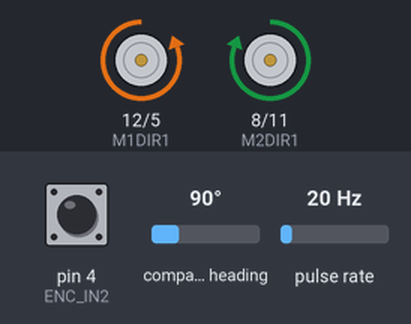
Bench run of a sketch on a simulated Arduino Uno, built with avr-gcc and run on an emulated ATmega328P. Shown: motor-driver pin pairs drawn as motors (green arrow = first pin HIGH = forward, orange = second pin HIGH = backward, longer = more drive, scaled by the enable pin). Wiring (inferred from the names in the program): pulse sensor: data pin 3. The test bench sets the inputs (shaded band); at power-on: compass heading 90°, pin 4 (ENC_IN2) HIGH, pulse rate 20 Hz. What the sketch prints to the serial monitor is not drawn.

Above: at 1.2 s.
1.3 s: compass heading set to 11°
2.8 s: compass heading set to 8°
At 3.1 s:
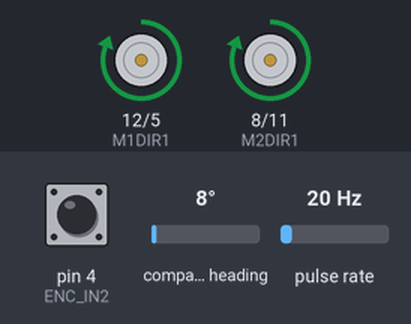
4.3 s: compass heading set to 18°
5.8 s: compass heading set to 21°
At 6.6 s:
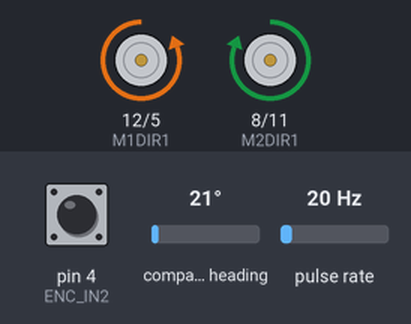
7.3 s: compass heading set to 185°
8.8 s: compass heading set to 196°
At 10.1 s:
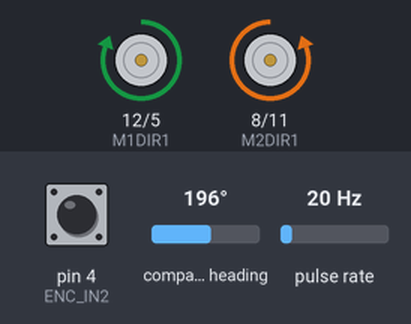
Timing chart, 0 to 11.3 s (numbered marks = the images above; inputs shaded):
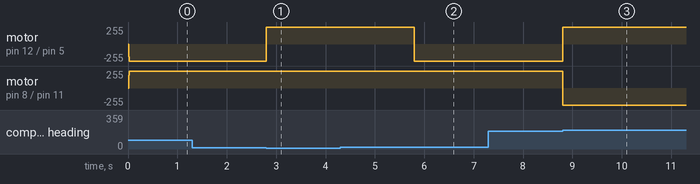

The sketch:

test_motors_hmc5883L.ino
```cpp
#include <Wire.h>
#include <MechaQMC5883.h>
#include <Math.h>

MechaQMC5883 qmc;

#define ENC_COUNT_REV 12

#define ENC_IN  3
#define ENC_IN2 4

#define PWM  10
#define PWM2 9

#define M1DIR1  12
#define M1DIR2  5

#define M2DIR1 8
#define M2DIR2 11

volatile long encoderValue = 0;
volatile long encoderValue2 = 0;

int interval = 10;

long previousMillis = 0;
long currentMillis = 0;

double rpm = 0;
double u = 0, u_1 = 0, e_2 = 0, e = 0, e_1 = 0, ref = 0;

double rpm2 = 0;
double u2 = 0, u2_1 = 0, e2_2 = 0, e2 = 0, e2_1 = 0, ref2 = 0;


int motorPWM = 0;
int motorPWM2 = 0;

void setup() {
  // put your setup code here, to run once:
  Serial.begin(9600);
  pinMode(ENC_IN, INPUT_PULLUP);
  pinMode(ENC_IN2, INPUT_PULLUP);

  pinMode(PWM,OUTPUT);
  pinMode(PWM2,OUTPUT);
  pinMode(M1DIR1,OUTPUT);
  pinMode(M1DIR2,OUTPUT);
  pinMode(M2DIR1,OUTPUT);
  pinMode(M2DIR2,OUTPUT);

  digitalWrite(M1DIR1,HIGH);
  digitalWrite(M1DIR2,LOW);
  digitalWrite(M2DIR1,HIGH);
  digitalWrite(M2DIR2,LOW);

  attachInterrupt(digitalPinToInterrupt(ENC_IN),updateEncoder,RISING);
//  attachInterrupt(digitalPinToInterrupt(ENC_IN2),updateEncoder2,RISING);

  previousMillis = millis();
  Wire.begin();
  qmc.init();
}

void loop() {
  // put your main code here, to run repeatedly:
  //motorPwm = 255;
  analogWrite(PWM, motorPWM);
  analogWrite(PWM2, motorPWM2);
  if(detectaFlanco(ENC_IN2)==1)
  {
    encoderValue2++;
  }
  currentMillis = millis();
  // Control Motor 1
  ref = 150;
  ref2 = 150;
  if(currentMillis - previousMillis > interval){
    previousMillis = currentMillis;
    rpm = (float)(encoderValue*(60.0*(1000.0/10.0))/(ENC_COUNT_REV*34.014));
    e = ref - rpm;
    u = u_1 + (12.07/200.0)*e - (4.61/200.0)*e_1;
    if(u > 12)
    {
      u = 12;
    }
    if(u < 0)
    {
      u = 0;
    }
    motorPWM = (int)u*255.0/12.0;
    if(motorPWM > 255)
    {
      motorPWM = 255;
    }
    if(motorPWM < 0)
    {
      motorPWM = 0;
    }
    u_1 = u;
    e_2 = e_1;
    e_1 = e;
    encoderValue = 0;


    rpm2 = (float)(encoderValue2*(60.0*(1000.0/10.0))/(ENC_COUNT_REV*34.014));
    e2 = ref2 - rpm2;
    u2 = u2_1 + (12.07/200.0)*e2 - (4.61/200.0)*e2_1;
    if(u2 > 12)
    {
      u2 = 12;
    }
    if(u2 < 0)
    {
      u2 = 0;
    }
    motorPWM2 = (int)u2*255.0/12.0;
    if(motorPWM2 > 255)
    {
      motorPWM2 = 255;
    }
    if(motorPWM2 < 0)
    {
      motorPWM2 = 0;
    }
    u2_1 = u2;
    e2_2 = e2_1;
    e2_1 = e2;
    encoderValue2 = 0;
    Serial.println(rpm2);
  }
  int x,y,z,acimut;
  qmc.read(&x,&y,&z,&acimut);
  if(acimut >= 20 && acimut < 180)
  {
      digitalWrite(M1DIR1,LOW);
      digitalWrite(M1DIR2,HIGH);

      digitalWrite(M2DIR1,HIGH);
      digitalWrite(M2DIR2,LOW);

  }
  else if(acimut >= 190 && acimut < 340)
  {
      digitalWrite(M1DIR1,HIGH);
      digitalWrite(M1DIR2,LOW);

      digitalWrite(M2DIR1,LOW);
      digitalWrite(M2DIR2,HIGH);

  }
  else if(acimut >= 350 || acimut < 10)
  {
      digitalWrite(M1DIR1,HIGH);
      digitalWrite(M1DIR2,LOW);

      digitalWrite(M2DIR1,HIGH);
      digitalWrite(M2DIR2,LOW);
  }

}
void updateEncoder(){
  encoderValue++;
}
void updateEncoder2(){
  encoderValue2++;
}

int detectaFlanco(int pin) {
  //Devuelve 1 flanco ascendente, -1 flanco descendente y 0 si no hay nada
  static boolean anterior_estado = digitalRead(pin);
  boolean estado = digitalRead(pin);


  if (anterior_estado != estado) {
    if (estado == HIGH) {
   anterior_estado = estado;
      return 1;
    }
    else {
      anterior_estado = estado;
      return -1;
    }
  }
  else {
    return 0;
  }
}
// -12.019500657621025, -77.04692980809826
double angleFromCoordinate(double lat1, double long1, double lat2,
        double long2) {

    double dLon = (long2 - long1);

    double y = sin(dLon) * cos(lat2);
    double x = cos(lat1) * sin(lat2) - sin(lat1)
            * cos(lat2) * cos(dLon);

    double brng = atan2(y, x);

    return brng;
}
```

Measured:
- the behaviour switches between 10 and 9° on compass heading (found by bisection; images 0 and 1)
- the behaviour switches between 19 and 20° on compass heading (found by bisection; images 1 and 2)
- the behaviour switches between 189 and 190° on compass heading (found by bisection; images 2 and 3)
- after the input at 1.3 s, every drawn part: stays the same
- after the input at 2.8 s, motor on pin 12 (M1DIR1) / pin 5 (M1DIR2): backward 255/255 → forward 255/255 at once
- after the input at 4.3 s, every drawn part: stays the same
- after the input at 5.8 s, motor on pin 12 (M1DIR1) / pin 5 (M1DIR2): forward 255/255 → backward 255/255 at once
- after the input at 7.3 s, every drawn part: stays the same
- after the input at 8.8 s, motor on pin 12 (M1DIR1) / pin 5 (M1DIR2): backward 255/255 → forward 255/255 at once; motor on pin 8 (M2DIR1) / pin 11 (M2DIR2): forward 255/255 → backward 255/255 at once
